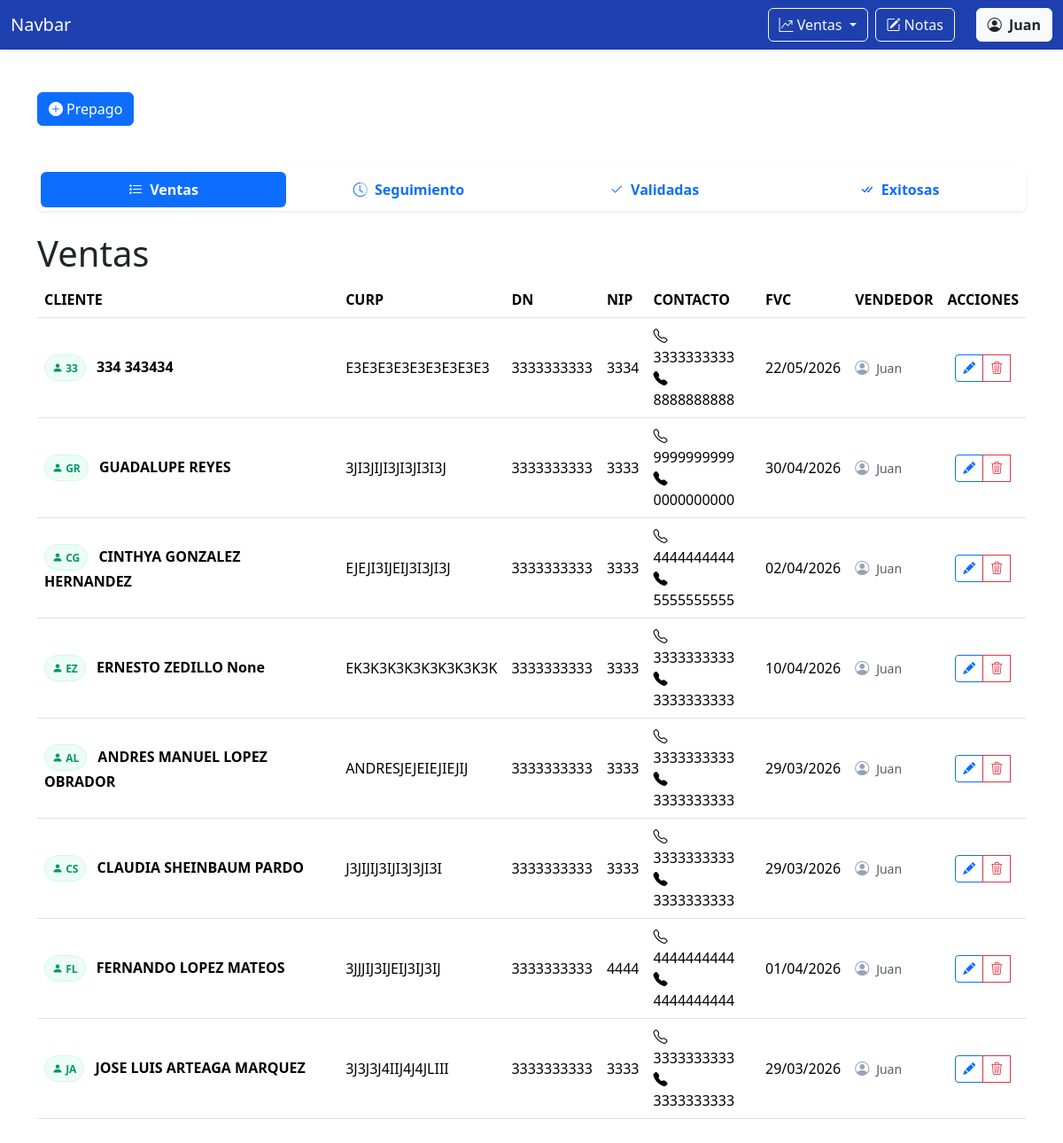
/ventas/prepago/ (signed in), run on the app's committed database.
### ventas/models.py (models this page shows)
class VentaPrepago(models.Model):
    nombre = models.CharField('NOMBRE(S)',max_length=100)
    apellido_paterno = models.CharField('APELLIDO PATERNO', max_length=100)
    apellido_materno = models.CharField('APELLIDO MATERNO', max_length=100,blank=True, default='')
    curp = models.CharField('CURP', max_length=18,validators=[MinLengthValidator(18)])
    dn = models.CharField('DN', max_length=10, validators=[numeric_validator, MinLengthValidator(10)])
    nip = models.CharField('NIP', max_length=4, validators=[numeric_validator, MinLengthValidator(4)], help_text='Solo se permiten números.')
    contact1 = models.CharField('CONTACTO 1', max_length=10, validators=[numeric_validator, MinLengthValidator(10)])
    contact2 = models.CharField('CONTACTO 2', max_length=10, validators=[numeric_validator, MinLengthValidator(10)])
    fvc = models.DateField('FVC')
    created = models.DateTimeField(auto_now_add=True)
    user = models.ForeignKey(User, on_delete=models.CASCADE)

### ventas/views.py (the view, shortened to what this page needs)
# urls.py: path('prepago/', views.prepago, name='prepago'),
@login_required
def prepago(request):
    if request.method == 'GET':
        ventas_prepago = VentaPrepago.objects.filter(user=request.user).order_by('-created')
        return render(request, 'prepago.html', {
        'form': VentaPrepagoForm(),
        'ventas_prepago': ventas_prepago
    })

### ventas/templates/prepago.html (shortened to what this page needs)
{% extends 'base.html' %} {% block content %}
<div class="container mt-5">
  <button type="button" class="btn btn-primary" data-bs-toggle="modal" data-bs-target="#createPrepagoModal">
    <i class="bi bi-plus-circle-fill me-1"></i>Prepago
  </button>
</div>
<div class="container mt-5 mb-5" id="moduloVentas">
  <ul class="nav nav-pills nav-justified mb-4 shadow-sm p-1 bg-white rounded fw-bold">
    <li class="nav-item">
      <button class="nav-link active" data-bs-toggle="tab" data-bs-target="#ventas">
        <i class="bi bi-list-stars me-1"></i> Ventas
      </button>
    </li>
    <li class="nav-item">
      <button class="nav-link" data-bs-toggle="tab" data-bs-target="#seguimiento">
        <i class="bi bi-clock-history me-1"></i> Seguimiento
      </button>
    </li>
    <li class="nav-item">
      <button class="nav-link" data-bs-toggle="tab" data-bs-target="#validadas">
        <i class="bi bi-check2 me-1"></i> Validadas
      </button>
    </li>
    <li class="nav-item">
      <button class="nav-link" data-bs-toggle="tab" data-bs-target="#exitosas">
        <i class="bi bi-check-all me-1"></i> Exitosas
      </button>
    </li>
  </ul>
  <div class="tab-content mt-3" id="pills-tabContent">
    <div class="tab-pane fade show active" id="ventas" role="tabpanel">
      <h1>Ventas</h1>
      <table class="table table-hover align-middle">
        <thead>
          <tr>
            <th scope="col">CLIENTE</th>
            <th scope="col">CURP</th>
            <th scope="col">DN</th>
            <th scope="col">NIP</th>
            <th scope="col">CONTACTO</th>
            <th scope="col">FVC</th>
            <th scope="col"> VENDEDOR</th>
            <th scope="col" class="text-center">ACCIONES</th>
          </tr>
        </thead>
        <tbody>
          {% for venta_prepago in ventas_prepago %}
          <tr>
            <th scope="row">
              <span class="badge rounded-pill p-2 me-2"
                style="background-color: #ecfdf5; color: #059669; border: 1px solid #d1fae5;">
                <i class="bi bi-person-fill"></i>
                {{venta_prepago.nombre|first|upper}}{{venta_prepago.apellido_paterno|first|upper}}
              </span>
              {{venta_prepago.nombre}} {{venta_prepago.apellido_paterno}}
              {{venta_prepago.apellido_materno}}
            </th>
            <td>{{venta_prepago.curp}}</td>
            <td>{{venta_prepago.dn}}</td>
            <td>{{venta_prepago.nip}}</td>
            <td>
              <ul class="list-unstyled mb-0">
                <li><i class="bi bi-telephone me-1"></i>{{venta_prepago.contact1}}</li>
                <li><i class="bi bi-telephone-fill me-1"></i>{{venta_prepago.contact2}}</li>
              </ul>
            </td>
            <td>{{venta_prepago.fvc|date:"d/m/Y"}}</td>
            <td>
              <div class="text-muted small">
                <i class="bi bi-person-circle me-2"
                  style="color: #94a3b8; font-size: 1rem;"></i>{{venta_prepago.user.first_name}}
              </div>
            </td>
            <td class="text-center">
              <div class="btn-group" role="group">
                <button type="button" class="btn btn-sm btn-outline-primary" title="Editar" data-bs-toggle="modal"
                  data-bs-target="#updatePrepagoModal{{venta_prepago.id}}">
                  <i class="bi bi-pencil-fill"></i>
                </button>
                <button type="button" class="btn btn-sm btn-outline-danger" title="Eliminar" data-bs-toggle="modal"
                  data-bs-target="#deletePrepagoModal{{venta_prepago.id}}">
                  <i class="bi bi-trash3"></i>
                </button>
              </div>
            </td>
          </tr>
          {% endfor %}
        </tbody>
      </table>
    </div>
  </div>
</div>
{% endblock content %}

### templates/base.html (shortened to what this page needs)
<!doctype html>
<html lang="es-MX">
<head>
  <link href="https://cdn.jsdelivr.net/npm/bootstrap@5.3.8/dist/css/bootstrap.min.css" rel="stylesheet"
 />
  <link rel="stylesheet" href="https://cdn.jsdelivr.net/npm/bootstrap-icons@1.13.1/font/bootstrap-icons.min.css">
</head>
<body>
  <nav class="navbar navbar-expand-lg  navbar-dark shadow-sm" style="background-color: #1e40af;">
    <div class="container-fluid">
      <a class="navbar-brand" href="{% url 'dashboard' %}">Navbar</a>
      <div class="collapse navbar-collapse" id="navbarNav">
        <ul class="navbar-nav ms-auto">
          <li class="nav-item">
            <div class="dropdown">
              <button class="btn btn-outline-light dropdown-toggle" type="button" data-bs-toggle="dropdown"
                aria-expanded="false"><i class="bi bi-graph-up-arrow"></i>
                Ventas
              </button>
            </div>
          </li>
          <li class="nav-item ms-2">
            <a class="btn btn-outline-light" href="{% url 'notas' %}"><i class="bi bi-pencil-square me-1"></i>Notas</a>
          </li>
          <li class="nav-item ms-2">
            <div class="dropdown">
              <button class="btn btn-light text-dark ms-3" type="button" data-bs-toggle="dropdown"
                aria-expanded="false">
                <i class="bi bi-person-circle me-1"></i> <strong>{{ user.first_name }}</strong>
              </button>
          </li>
        </ul>
      </div>
    </div>
  </nav>
  {% block content %} {% endblock %}
</body>
</html>

### data on the page
VentaPrepago: nombre|first "3", apellido_paterno|first "3", nombre "334", apellido_paterno "343434", curp "E3E3E3E3E3E3E3E3E3", dn "3333333333", nip "3334", contact1 "3333333333", contact2 "8888888888", fvc "22/05/2026", user.first_name "Juan"
VentaPrepago: nombre|first "G", apellido_paterno|first "R", nombre "GUADALUPE", apellido_paterno "REYES", curp "3JI3JIJI3JI3JI3I3J", dn "3333333333", nip "3333", contact1 "9999999999", contact2 "0000000000", fvc "30/04/2026", user.first_name "Juan"
VentaPrepago: nombre|first "C", apellido_paterno|first "G", nombre "CINTHYA", apellido_paterno "GONZALEZ", apellido_materno "HERNANDEZ", curp "EJEJI3IJEIJ3I3JI3J", dn "3333333333", nip "3333", contact1 "4444444444", contact2 "5555555555", fvc "02/04/2026", user.first_name "Juan"
VentaPrepago: nombre|first "E", apellido_paterno|first "Z", nombre "ERNESTO", apellido_paterno "ZEDILLO", apellido_materno "None", curp "EK3K3K3K3K3K3K3K3K", dn "3333333333", nip "3333", contact1 "3333333333", contact2 "3333333333", fvc "10/04/2026", user.first_name "Juan"
VentaPrepago: nombre|first "A", apellido_paterno|first "L", nombre "ANDRES MANUEL", apellido_paterno "LOPEZ", apellido_materno "OBRADOR", curp "ANDRESJEJEIEJIEJIJ", dn "3333333333", nip "3333", contact1 "3333333333", contact2 "3333333333", fvc "29/03/2026", user.first_name "Juan"
VentaPrepago: nombre|first "C", apellido_paterno|first "S", nombre "CLAUDIA", apellido_paterno "SHEINBAUM", apellido_materno "PARDO", curp "J3JIJIJ3IJI3J3JI3I", dn "3333333333", nip "3333", contact1 "3333333333", contact2 "3333333333", fvc "29/03/2026", user.first_name "Juan"
VentaPrepago: nombre|first "F", apellido_paterno|first "L", nombre "FERNANDO", apellido_paterno "LOPEZ", apellido_materno "MATEOS", curp "3JJJIJ3IJEIJ3IJ3IJ", dn "3333333333", nip "4444", contact1 "4444444444", contact2 "4444444444", fvc "01/04/2026", user.first_name "Juan"
VentaPrepago: nombre|first "J", apellido_paterno|first "A", nombre "JOSE LUIS", apellido_paterno "ARTEAGA", apellido_materno "MARQUEZ", curp "3J3J3J4IIJ4J4JLIII", dn "3333333333", nip "3333", contact1 "3333333333", contact2 "3333333333", fvc "29/03/2026", user.first_name "Juan"

### other printed values
{{ user.first_name }} "Juan"
